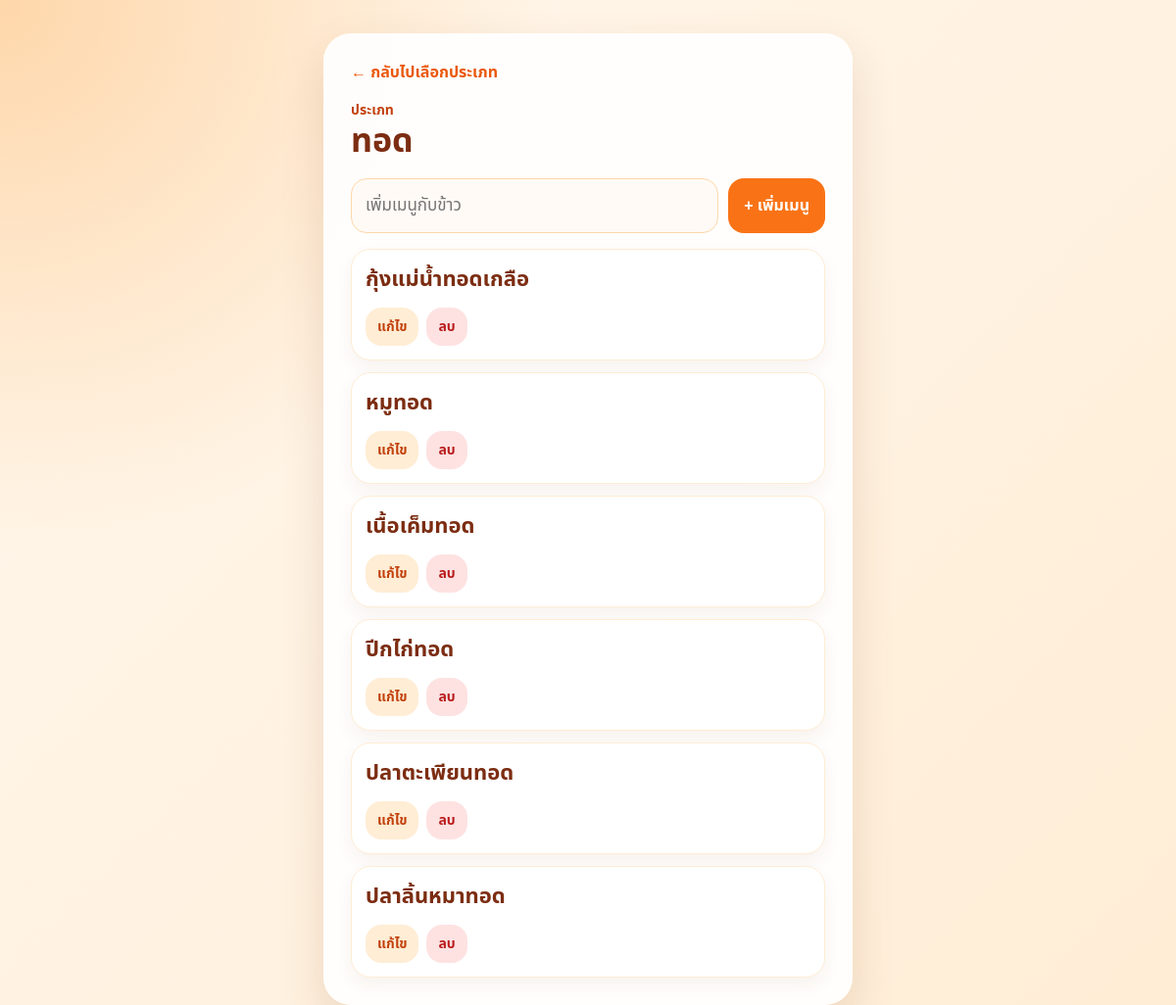
Page /category/4 on the committed database.
### tables this page shows
CREATE TABLE categories (
            id INTEGER PRIMARY KEY AUTOINCREMENT,
            name TEXT NOT NULL UNIQUE
        );

CREATE TABLE foods (
            id INTEGER PRIMARY KEY AUTOINCREMENT,
            category_id INTEGER NOT NULL,
            name TEXT NOT NULL,
            FOREIGN KEY (category_id) REFERENCES categories (id) ON DELETE CASCADE
        );

### app.py (the view)
@app.route("/category/<int:category_id>")
def category(category_id):
    db = get_db()
    category = db.execute(
        "SELECT * FROM categories WHERE id = ?",
        (category_id,)
    ).fetchone()
    if category is None:
        return "ไม่พบประเภทเมนูนี้", 404
    foods = db.execute(
        "SELECT * FROM foods WHERE category_id = ? ORDER BY id",
        (category_id,)
    ).fetchall()
    return render_template("category.html", category=category, foods=foods)

### app.py (called while the page is built)
def get_db():
    if "db" not in g:
        db_dir = os.path.dirname(DB_PATH)
        if db_dir:
            os.makedirs(db_dir, exist_ok=True)
        g.db = sqlite3.connect(DB_PATH)
        g.db.row_factory = sqlite3.Row
    return g.db

### templates/category.html (shortened to what this page needs)
{% extends "base.html" %}
{% block content %}
<section class="card">
    <a class="back" href="{{ url_for('index') }}">← กลับไปเลือกประเภท</a>
    <div class="header">
        <div>
            <p class="eyebrow">ประเภท</p>
            <h1>{{ category.name }}</h1>
        </div>
    </div>
    <form class="add-form" action="{{ url_for('add_food', category_id=category.id) }}" method="post">
        <input type="text" name="name" placeholder="เพิ่มเมนูกับข้าว" required>
        <button type="submit">+ เพิ่มเมนู</button>
    </form>
    <div class="list">
        {% for food in foods %}
            <div class="row">
                <div class="food-name">
                    {{ food.name }}
                </div>
                <div class="actions">
                    <button class="small-btn edit" type="button" onclick="toggleEdit('edit-food-{{ food.id }}')">
                        แก้ไข
                    </button>
                    <form action="{{ url_for('delete_food', category_id=category.id, food_id=food.id) }}" method="post" onsubmit="return confirm('ลบเมนูนี้ใช่ไหม?')">
                        <button class="small-btn delete" type="submit">ลบ</button>
                    </form>
                </div>
            </div>
        {% else %}
            <div class="empty">
                ยังไม่มีเมนูในประเภทนี้
            </div>
        {% endfor %}
    </div>
</section>
{% endblock %}

### static/style.css (style rules this page uses)
* { box-sizing: border-box; }
body { margin: 0; font-family: "Noto Sans Thai", sans-serif; background: radial-gradient(circle at top left, #fed7aa, transparent 35%), linear-gradient(135deg, #fff7ed, #ffedd5); min-height: 100vh; color: #2b1d12; }
.card { width: 100%; max-width: 540px; margin: 0 auto; background: rgba(255, 255, 255, 0.92); border-radius: 28px; padding: 22px; box-shadow: 0 20px 45px rgba(120, 53, 15, 0.14); }
.header { display: flex; justify-content: space-between; align-items: end; gap: 12px; margin-bottom: 18px; }
.eyebrow { margin: 0; color: #c2410c; font-weight: 800; font-size: 14px; }
h1 { margin: 2px 0 0; font-size: 34px; color: #7c2d12; line-height: 1.15; }
.back { display: inline-block; margin-bottom: 16px; color: #ea580c; text-decoration: none; font-weight: 800; }
.add-form, .edit-form { display: grid; grid-template-columns: 1fr; gap: 10px; margin-bottom: 16px; }
input { width: 100%; border: 1px solid #fed7aa; border-radius: 16px; padding: 14px; font-size: 17px; font-family: inherit; outline: none; background: #fffaf5; }
button { border: none; border-radius: 16px; padding: 13px 16px; font-family: inherit; font-size: 16px; font-weight: 800; cursor: pointer; }
.add-form button, .edit-form button { background: #f97316; color: white; }
.list { display: grid; gap: 12px; }
.row { background: #fff; border: 1px solid #ffedd5; border-radius: 20px; padding: 14px; box-shadow: 0 8px 18px rgba(120, 53, 15, 0.06); }
.food-name { font-size: 22px; font-weight: 800; color: #7c2d12; margin-bottom: 10px; }
.actions { display: flex; gap: 8px; margin-top: 12px; }
.actions form { margin: 0; }
.small-btn { padding: 9px 12px; font-size: 14px; }
.small-btn.edit { background: #ffedd5; color: #c2410c; }
.small-btn.delete { background: #fee2e2; color: #b91c1c; }
@media (min-width: 560px) { .card { padding: 28px; } }
@media (min-width: 560px) { .add-form, .edit-form { grid-template-columns: 1fr auto; } }

### rows in the picture
categories: name "ทอด"
foods: name "กุ้งแม่น้ำทอดเกลือ"
foods: name "หมูทอด"
foods: name "เนื้อเค็มทอด"
foods: name "ปีกไก่ทอด"
foods: name "ปลาตะเพียนทอด"
foods: name "ปลาลิ้นหมาทอด"
